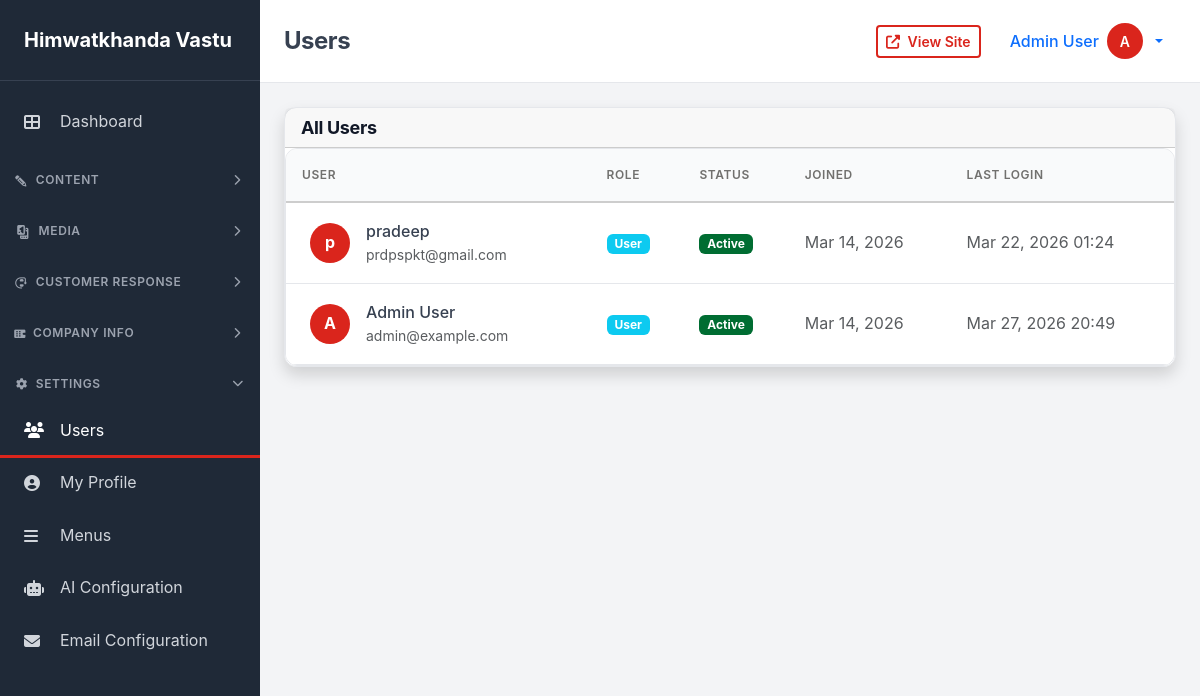
Before: /dashboard/settings/users/ (signed in) with the older database file.
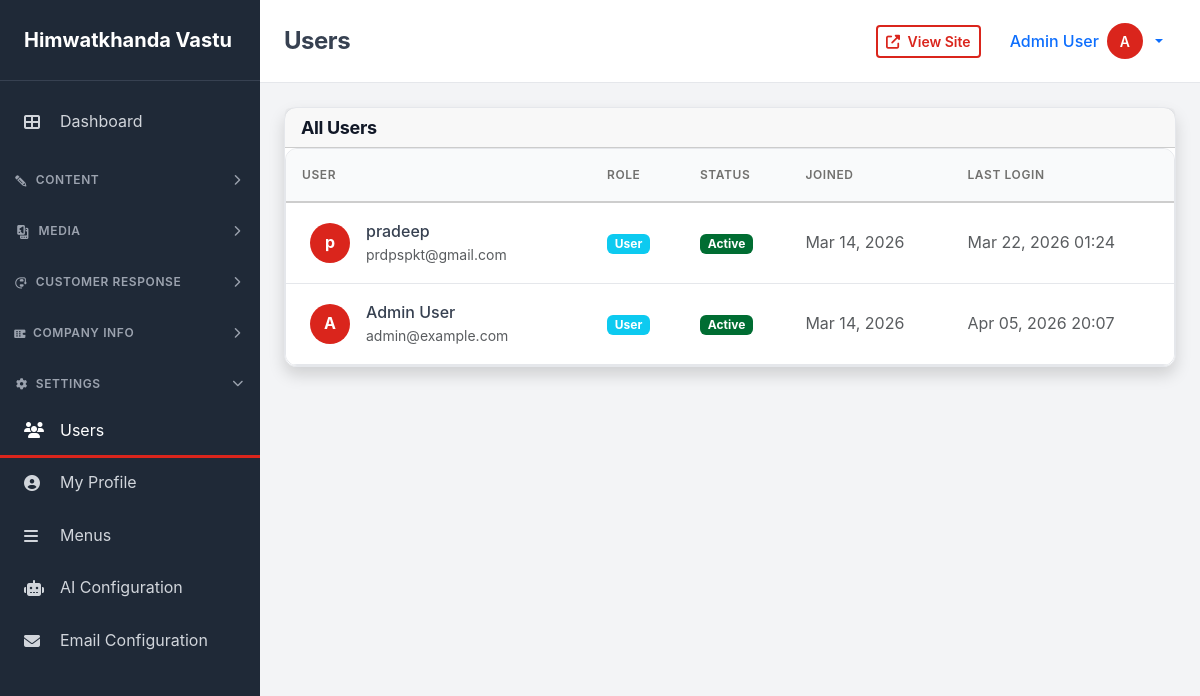
After: the same page with the newer database file.
### accounts/models.py (models this page shows, shortened)
class User(AbstractUser):
    ROLE_CHOICES = [
        ('user', 'User'),
        ('admin', 'Admin'),
    ]
    STATUS_CHOICES = [
        ('active', 'Active'),
        ('inactive', 'Inactive'),
        ('banned', 'Banned'),
    ]
    email = models.EmailField(unique=True)
    avatar = models.ImageField(upload_to='avatars/', null=True, blank=True)
    phone = models.CharField(max_length=50, blank=True)
    bio = models.TextField(blank=True)
    role = models.CharField(max_length=20, choices=ROLE_CHOICES, default='user')
    status = models.CharField(max_length=20, choices=STATUS_CHOICES, default='active')
    email_verified = models.BooleanField(default=False)
    email_verified_at = models.DateTimeField(null=True, blank=True)
    last_login_at = models.DateTimeField(null=True, blank=True)
    created_at = models.DateTimeField(auto_now_add=True)
    updated_at = models.DateTimeField(auto_now=True)
    class Meta:
        ordering = ['-created_at']
    @property
    def name(self):
        return f"{self.first_name} {self.last_name}".strip() or self.username
    @property
    def is_admin(self):
        return self.role == 'admin' or self.is_superuser

### dashboard/views.py (the view)
# urls.py: path('settings/users/', views.UserListView.as_view(), name='user_list'),
class UserListView(BaseListView):
    model = User
    template_name = 'dashboard/user_list.html'
    context_object_name = 'users'
    def get_queryset(self):
        return User.objects.order_by('-created_at')

### dashboard/menu_views.py (called while the page is built)
    def process_request(self, request):
        if request.method == 'POST':
            content_type = request.content_type
            if content_type and 'application/json' in content_type:
                try:
                    data = json.loads(request.body)
                    csrf_token = data.get('csrfmiddlewaretoken')
                    if csrf_token:
                        request.META['HTTP_X_CSRFTOKEN'] = csrf_token
                except (json.JSONDecodeError, AttributeError):
                    pass

### dashboard/models.py (called while the page is built)
    @classmethod
    def get_instance(cls):
        instance, created = cls.objects.get_or_create(pk=1, defaults={'name': 'CEO Name'})
        return instance

    @classmethod
    def get_instance(cls):
        instance, created = cls.objects.get_or_create(pk=1)
        return instance

### dashboard/views.py (called while the page is built)
    def test_func(self):
        return self.request.user.is_admin

    def get_context_data(self, **kwargs):
        context = super().get_context_data(**kwargs)
        context['search_query'] = self.request.GET.get('search', '')
        return context

### templates/dashboard/user_list.html (shortened to what this page needs)
{% extends 'dashboard/base.html' %}
{% block page_title %}Users{% endblock %}
{% block dashboard_content %}
<div class="card shadow">
    <div class="card-header">
        <h5 class="mb-0">All Users</h5>
    </div>
    <div class="table-responsive">
        <table class="table table-hover mb-0">
            <thead class="table-light">
                <tr>
                    <th>User</th>
                    <th>Role</th>
                    <th>Status</th>
                    <th>Joined</th>
                    <th>Last Login</th>
                </tr>
            </thead>
            <tbody>
                {% for user in users %}
                <tr>
                    <td class="px-4 py-3">
                        <div class="d-flex align-items-center">
                            {% if user.avatar %}
                            <img class="rounded-circle object-fit-cover me-3" src="{{ user.avatar.url }}" alt="" style="width: 40px; height: 40px;">
                            {% else %}
                            <div class="rounded-circle bg-primary d-flex align-items-center justify-content-center me-3" style="width: 40px; height: 40px;">
                                <span class="text-white fw-bold">{{ user.name|first }}</span>
                            </div>
                            {% endif %}
                            <div>
                                <div class="fw-medium">{{ user.name }}</div>
                                <div class="small text-muted">{{ user.email }}</div>
                            </div>
                        </div>
                    </td>
                    <td class="text-nowrap">
                        <span class="badge
                            {% if user.role == 'admin' %}bg-purple" style="background-color: #6f42c1;"
                            {% else %}bg-info{% endif %}">
                            {{ user.get_role_display }}
                        </span>
                    </td>
                    <td class="text-nowrap">
                        <span class="badge
                            {% if user.status == 'active' %}bg-success
                            {% elif user.status == 'inactive' %}bg-secondary
                            {% else %}bg-danger{% endif %}">
                            {{ user.get_status_display }}
                        </span>
                    </td>
                    <td class="text-nowrap text-muted">
                        {{ user.created_at|date:"M d, Y" }}
                    </td>
                    <td class="text-nowrap text-muted">
                        {{ user.last_login_at|date:"M d, Y H:i"|default:"Never" }}
                    </td>
                </tr>
                {% empty %}
                <tr>
                    <td colspan="5" class="text-center text-muted py-4">No users found.</td>
                </tr>
                {% endfor %}
            </tbody>
        </table>
    </div>
</div>
{% endblock %}

### templates/dashboard/base.html (shortened to what the changed rows need)
<!DOCTYPE html>
<html lang="en">
<head>
    {% load static %}
    <link href="https://cdn.jsdelivr.net/npm/bootstrap@5.3.2/dist/css/bootstrap.min.css" rel="stylesheet">
    <link rel="stylesheet" href="https://cdnjs.cloudflare.com/ajax/libs/font-awesome/6.5.1/css/all.min.css" />
    <link rel="stylesheet" href="{% static 'css/style.css' %}">
</head>
<body>
    <div class="dashboard-wrapper">
        <div class="main-content">
            <header class="top-header">
                <div class="d-flex align-items-center justify-content-between">
                    <div class="d-flex align-items-center">
                        <h1 class="h4 mb-0 fw-bold">{% block page_title %}Dashboard{% endblock %}</h1>
                    </div>
                    <div class="d-flex align-items-center gap-3">
                        <div class="dropdown user-dropdown">
                            <button class="btn btn-link text-decoration-none dropdown-toggle d-flex align-items-center gap-2" type="button" data-bs-toggle="dropdown" aria-expanded="false">
                                <span class="d-none d-sm-inline fw-medium">{{ user.name }}</span>
                                {% if user.avatar %}
                                <img class="user-avatar" src="{{ user.avatar.url }}" alt="{{ user.name }}">
                                {% else %}
                                <div class="user-avatar-placeholder">{{ user.username|first|upper }}</div>
                                {% endif %}
                            </button>
                        </div>
                    </div>
                </div>
            </header>
            <main class="content-wrapper">
                {% block dashboard_content %}{% endblock %}
            </main>
        </div>
    </div>
</body>
</html>

Changed rows visible on the page:
changed User "Admin User": last_login_at "Mar 27, 2026 20:49" → "Apr 05, 2026 20:07"
